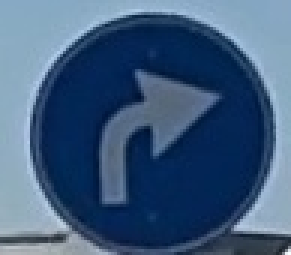
#> input picture 28.jpg, 97 x 85 px (shown 3 times larger)
$ jupyter execute sagsol_with_img_processing.ipynb
#> lines starting #> are read from the running program, lines starting #| are printed output that depends on the picture; after the words box and inside, x2 and y2 are one past the last pixel; in counts of white or black regions, pixels touching at a corner belong together
[cell 1]
img_folder = "28.jpg"

[cell 2]
import cv2
import numpy as np
import matplotlib.pyplot as plt

[cell 3]
img = cv2.imread(img_folder, cv2.IMREAD_GRAYSCALE)
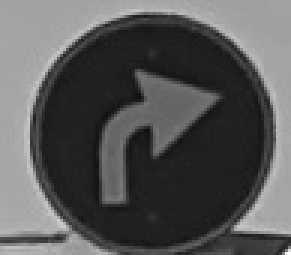
#> img: shape (85, 97) (shown 3 times larger); min 15, max 252, mean 87
img = cv2.resize(img, (32, 32))
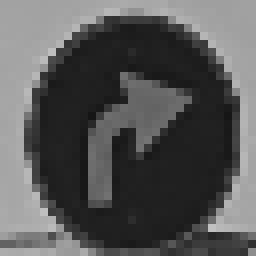
#> img: shape (32, 32) (shown 8 times larger); min 21, max 193, mean 86.9
ret, img_t = cv2.threshold(img, 90, 255, cv2.THRESH_BINARY_INV)
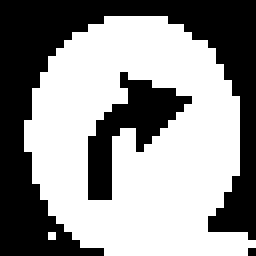
#> img_t: shape (32, 32) (shown 8 times larger); 57.4% white; 3 black regions (1 under 20 px), largest, box (x1, y1, x2, y2) and area: (0, 0, 32, 32) 356, (11, 9, 24, 25) 79
plt.imshow(img_t, cmap="gray")

[cell 4]
deneme  = img_t[:, 16:]

[cell 5]
plt.imshow(deneme, cmap="gray")
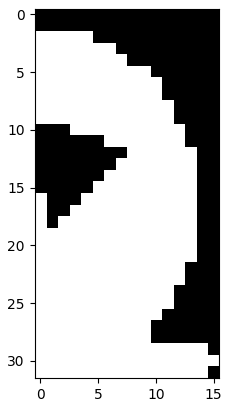
#> figure drawn by matplotlib, 1 panel

[cell 6]
deneme_sol  = img_t[:, :16]

[cell 7]
plt.imshow(deneme_sol, cmap="gray")
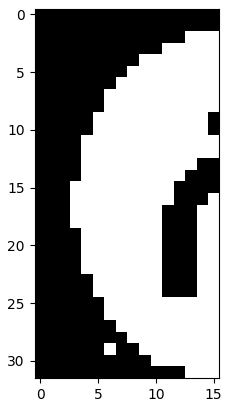
#> figure drawn by matplotlib, 1 panel

[cell 8]
img_folder_sol = "131.jpg"
img_s = cv2.imread(img_folder_sol, cv2.IMREAD_GRAYSCALE)
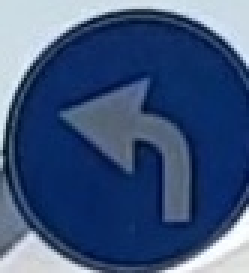
#> input picture 131.jpg, 83 x 91 px (shown 3 times larger)
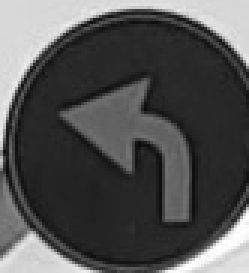
#> img_s: shape (91, 83) (shown 3 times larger); min 10, max 255, mean 82.3
img_s = cv2.resize(img_s, (32, 32))
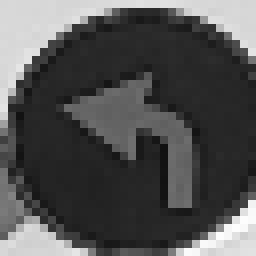
#> img_s: shape (32, 32) (shown 8 times larger); min 17, max 253, mean 82.1
ret, img_st = cv2.threshold(img_s, 90, 255, cv2.THRESH_BINARY_INV)
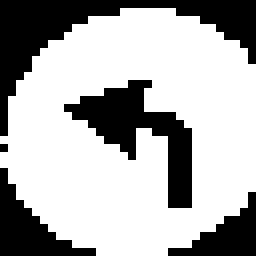
#> img_st: shape (32, 32) (shown 8 times larger); 68.5% white; 5 black regions (1 under 20 px), largest, box (x1, y1, x2, y2) and area: (0, 0, 32, 17) 136, (8, 10, 24, 26) 95, (0, 21, 12, 32) 52, (21, 24, 32, 32) 39
plt.imshow(img_st, cmap="gray")
